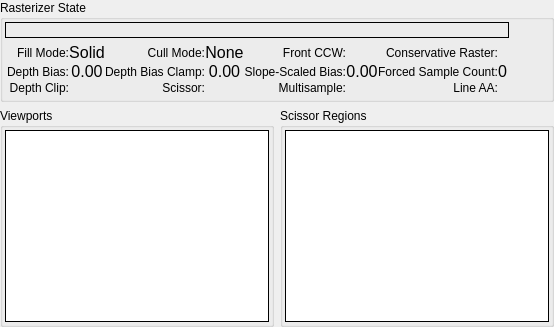
     <widget class="QWidget" name="RS">
      <attribute name="title">
       <string>Rasterizer</string>
      </attribute>
      <layout class="QGridLayout" name="gridLayout_2">
       <property name="leftMargin">
        <number>0</number>
       </property>
       <property name="topMargin">
        <number>0</number>
       </property>
       <property name="rightMargin">
        <number>0</number>
       </property>
       <property name="bottomMargin">
        <number>0</number>
       </property>
       <item row="0" column="0" colspan="2">
        <widget class="QGroupBox" name="rasterizerGroup">
         <property name="title">
          <string>Rasterizer State</string>
         </property>
         <layout class="QGridLayout" name="gridLayout_7">
          <property name="leftMargin">
           <number>2</number>
          </property>
          <property name="topMargin">
           <number>2</number>
          </property>
          <property name="rightMargin">
           <number>2</number>
          </property>
          <property name="bottomMargin">
           <number>2</number>
          </property>
          <property name="horizontalSpacing">
           <number>2</number>
          </property>
          <property name="verticalSpacing">
           <number>3</number>
          </property>
          <item row="1" column="0" colspan="2">
           <layout class="QGridLayout" name="rasterizerGridLayout">
            <property name="leftMargin">
             <number>2</number>
            </property>
            <property name="topMargin">
             <number>2</number>
            </property>
            <property name="rightMargin">
             <number>2</number>
            </property>
            <property name="bottomMargin">
             <number>2</number>
            </property>
            <property name="spacing">
             <number>0</number>
            </property>
            <item row="1" column="5">
             <widget class="QLabel" name="slopeScaledBias">
              <property name="font">
               <font>
                <pointsize>12</pointsize>
               </font>
              </property>
              <property name="text">
               <string>0.00</string>
              </property>
              <property name="alignment">
               <set>Qt::AlignCenter</set>
              </property>
              <property name="margin">
               <number>4</number>
              </property>
             </widget>
            </item>
            <item row="2" column="6">
             <widget class="QLabel" name="lineAALabel">
              <property name="text">
               <string>Line AA:</string>
              </property>
              <property name="alignment">
               <set>Qt::AlignRight|Qt::AlignTrailing|Qt::AlignVCenter</set>
              </property>
              <property name="wordWrap">
               <bool>true</bool>
              </property>
             </widget>
            </item>
            <item row="2" column="0">
             <widget class="QLabel" name="depthClipLabel">
              <property name="text">
               <string>Depth Clip:</string>
              </property>
              <property name="alignment">
               <set>Qt::AlignRight|Qt::AlignTrailing|Qt::AlignVCenter</set>
              </property>
              <property name="wordWrap">
               <bool>true</bool>
              </property>
             </widget>
            </item>
            <item row="0" column="1">
             <widget class="QLabel" name="fillMode">
              <property name="font">
               <font>
                <pointsize>12</pointsize>
               </font>
              </property>
              <property name="text">
               <string>Solid</string>
              </property>
              <property name="alignment">
               <set>Qt::AlignCenter</set>
              </property>
              <property name="margin">
               <number>4</number>
              </property>
             </widget>
            </item>
            <item row="0" column="6">
             <widget class="QLabel" name="conservativeRasterLabel">
              <property name="text">
               <string>Conservative Raster:</string>
              </property>
              <property name="alignment">
               <set>Qt::AlignRight|Qt::AlignTrailing|Qt::AlignVCenter</set>
              </property>
              <property name="wordWrap">
               <bool>true</bool>
              </property>
             </widget>
            </item>
            <item row="1" column="2">
             <widget class="QLabel" name="depthBiasClampLabel">
              <property name="text">
               <string>Depth Bias Clamp:</string>
              </property>
              <property name="alignment">
               <set>Qt::AlignRight|Qt::AlignTrailing|Qt::AlignVCenter</set>
              </property>
              <property name="wordWrap">
               <bool>true</bool>
              </property>
             </widget>
            </item>
            <item row="0" column="3">
             <widget class="QLabel" name="cullMode">
              <property name="font">
               <font>
                <pointsize>12</pointsize>
               </font>
              </property>
              <property name="text">
               <string>None</string>
              </property>
              <property name="alignment">
               <set>Qt::AlignCenter</set>
              </property>
              <property name="margin">
               <number>4</number>
              </property>
             </widget>
            </item>
            <item row="1" column="4">
             <widget class="QLabel" name="slopeScaledBiasLabel">
              <property name="text">
               <string>Slope-Scaled Bias:</string>
              </property>
              <property name="alignment">
               <set>Qt::AlignRight|Qt::AlignTrailing|Qt::AlignVCenter</set>
              </property>
              <property name="wordWrap">
               <bool>true</bool>
              </property>
             </widget>
            </item>
            <item row="2" column="7">
             <widget class="QLabel" name="lineAA">
              <property name="text">
               <string/>
              </property>
              <property name="pixmap">
               <pixmap resource="../../Resources/resources.qrc">:/cross.png</pixmap>
              </property>
              <property name="alignment">
               <set>Qt::AlignCenter</set>
              </property>
              <property name="margin">
               <number>4</number>
              </property>
             </widget>
            </item>
            <item row="0" column="7">
             <widget class="QLabel" name="conservativeRaster">
              <property name="text">
               <string/>
              </property>
              <property name="pixmap">
               <pixmap resource="../../Resources/resources.qrc">:/cross.png</pixmap>
              </property>
              <property name="alignment">
               <set>Qt::AlignCenter</set>
              </property>
              <property name="margin">
               <number>4</number>
              </property>
             </widget>
            </item>
            <item row="2" column="5">
             <widget class="QLabel" name="multisample">
              <property name="text">
               <string/>
              </property>
              <property name="pixmap">
               <pixmap resource="../../Resources/resources.qrc">:/cross.png</pixmap>
              </property>
              <property name="alignment">
               <set>Qt::AlignCenter</set>
              </property>
              <property name="margin">
               <number>4</number>
              </property>
             </widget>
            </item>
            <item row="1" column="7">
             <widget class="QLabel" name="forcedSampleCount">
              <property name="font">
               <font>
                <pointsize>12</pointsize>
               </font>
              </property>
              <property name="text">
               <string>0</string>
              </property>
              <property name="alignment">
               <set>Qt::AlignCenter</set>
              </property>
              <property name="margin">
               <number>4</number>
              </property>
             </widget>
            </item>
            <item row="0" column="5">
             <widget class="QLabel" name="frontCCW">
              <property name="text">
               <string/>
              </property>
              <property name="pixmap">
               <pixmap resource="../../Resources/resources.qrc">:/cross.png</pixmap>
              </property>
              <property name="alignment">
               <set>Qt::AlignCenter</set>
              </property>
              <property name="margin">
               <number>4</number>
              </property>
             </widget>
            </item>
            <item row="0" column="4">
             <widget class="QLabel" name="frontCCWLabel">
              <property name="text">
               <string>Front CCW:</string>
              </property>
              <property name="alignment">
               <set>Qt::AlignRight|Qt::AlignTrailing|Qt::AlignVCenter</set>
              </property>
              <property name="wordWrap">
               <bool>true</bool>
              </property>
             </widget>
            </item>
            <item row="1" column="6">
             <widget class="QLabel" name="forcedSampleCountLabel">
              <property name="text">
               <string>Forced Sample Count:</string>
              </property>
              <property name="alignment">
               <set>Qt::AlignRight|Qt::AlignTrailing|Qt::AlignVCenter</set>
              </property>
              <property name="wordWrap">
               <bool>true</bool>
              </property>
             </widget>
            </item>
            <item row="2" column="4">
             <widget class="QLabel" name="multisampleLabel">
              <property name="text">
               <string>Multisample:</string>
              </property>
              <property name="alignment">
               <set>Qt::AlignRight|Qt::AlignTrailing|Qt::AlignVCenter</set>
              </property>
              <property name="wordWrap">
               <bool>true</bool>
              </property>
             </widget>
            </item>
            <item row="1" column="1">
             <widget class="QLabel" name="depthBias">
              <property name="font">
               <font>
                <pointsize>12</pointsize>
               </font>
              </property>
              <property name="text">
               <string>0.00</string>
              </property>
              <property name="alignment">
               <set>Qt::AlignCenter</set>
              </property>
              <property name="margin">
               <number>4</number>
              </property>
             </widget>
            </item>
            <item row="1" column="3">
             <widget class="QLabel" name="depthBiasClamp">
              <property name="font">
               <font>
                <pointsize>12</pointsize>
               </font>
              </property>
              <property name="text">
               <string>0.00</string>
              </property>
              <property name="alignment">
               <set>Qt::AlignCenter</set>
              </property>
              <property name="margin">
               <number>4</number>
              </property>
             </widget>
            </item>
            <item row="0" column="2">
             <widget class="QLabel" name="cullModeLabel">
              <property name="text">
               <string>Cull Mode:</string>
              </property>
              <property name="alignment">
               <set>Qt::AlignRight|Qt::AlignTrailing|Qt::AlignVCenter</set>
              </property>
              <property name="wordWrap">
               <bool>true</bool>
              </property>
             </widget>
            </item>
            <item row="0" column="0">
             <widget class="QLabel" name="fillModeLabel">
              <property name="text">
               <string>Fill Mode:</string>
              </property>
              <property name="alignment">
               <set>Qt::AlignRight|Qt::AlignTrailing|Qt::AlignVCenter</set>
              </property>
              <property name="wordWrap">
               <bool>true</bool>
              </property>
             </widget>
            </item>
            <item row="2" column="1">
             <widget class="QLabel" name="depthClip">
              <property name="text">
               <string/>
              </property>
              <property name="pixmap">
               <pixmap resource="../../Resources/resources.qrc">:/cross.png</pixmap>
              </property>
              <property name="alignment">
               <set>Qt::AlignCenter</set>
              </property>
              <property name="margin">
               <number>4</number>
              </property>
             </widget>
            </item>
            <item row="1" column="0">
             <widget class="QLabel" name="depthBiasLabel">
              <property name="text">
               <string>Depth Bias:</string>
              </property>
              <property name="alignment">
               <set>Qt::AlignRight|Qt::AlignTrailing|Qt::AlignVCenter</set>
              </property>
              <property name="wordWrap">
               <bool>true</bool>
              </property>
             </widget>
            </item>
            <item row="2" column="3">
             <widget class="QLabel" name="scissorEnabled">
              <property name="text">
               <string/>
              </property>
              <property name="pixmap">
               <pixmap resource="../../Resources/resources.qrc">:/cross.png</pixmap>
              </property>
              <property name="alignment">
               <set>Qt::AlignCenter</set>
              </property>
              <property name="margin">
               <number>4</number>
              </property>
             </widget>
            </item>
            <item row="2" column="2">
             <widget class="QLabel" name="scissorLabel">
              <property name="text">
               <string>Scissor:</string>
              </property>
              <property name="alignment">
               <set>Qt::AlignRight|Qt::AlignTrailing|Qt::AlignVCenter</set>
              </property>
              <property name="wordWrap">
               <bool>true</bool>
              </property>
             </widget>
            </item>
           </layout>
          </item>
          <item row="1" column="2">
           <spacer name="horizontalSpacer_6">
            <property name="orientation">
             <enum>Qt::Horizontal</enum>
            </property>
            <property name="sizeHint" stdset="0">
             <size>
              <width>40</width>
              <height>20</height>
             </size>
            </property>
           </spacer>
          </item>
          <item row="0" column="0" colspan="2">
           <widget class="RDLabel" name="rastState">
            <property name="frameShape">
             <enum>QFrame::Box</enum>
            </property>
            <property name="margin">
             <number>4</number>
            </property>
           </widget>
          </item>
         </layout>
        </widget>
       </item>
       <item row="1" column="0">
        <widget class="QGroupBox" name="viewportsGroup">
         <property name="sizePolicy">
          <sizepolicy hsizetype="Expanding" vsizetype="Expanding">
           <horstretch>0</horstretch>
           <verstretch>0</verstretch>
          </sizepolicy>
         </property>
         <property name="title">
          <string>Viewports</string>
         </property>
         <layout class="QHBoxLayout" name="horizontalLayout_21">
          <property name="leftMargin">
           <number>2</number>
          </property>
          <property name="topMargin">
           <number>2</number>
          </property>
          <property name="rightMargin">
           <number>2</number>
          </property>
          <property name="bottomMargin">
           <number>2</number>
          </property>
          <item>
           <widget class="RDTreeWidget" name="viewports">
            <property name="frameShape">
             <enum>QFrame::Box</enum>
            </property>
            <property name="frameShadow">
             <enum>QFrame::Plain</enum>
            </property>
            <property name="editTriggers">
             <set>QAbstractItemView::NoEditTriggers</set>
            </property>
            <property name="showDropIndicator" stdset="0">
             <bool>false</bool>
            </property>
            <property name="indentation">
             <number>0</number>
            </property>
            <property name="rootIsDecorated">
             <bool>false</bool>
            </property>
            <property name="allColumnsShowFocus">
             <bool>true</bool>
            </property>
            <attribute name="headerMinimumSectionSize">
             <number>50</number>
            </attribute>
           </widget>
          </item>
         </layout>
        </widget>
       </item>
       <item row="1" column="1">
        <widget class="QGroupBox" name="scissorGroup">
         <property name="sizePolicy">
          <sizepolicy hsizetype="Expanding" vsizetype="Expanding">
           <horstretch>0</horstretch>
           <verstretch>0</verstretch>
          </sizepolicy>
         </property>
         <property name="title">
          <string>Scissor Regions</string>
         </property>
         <layout class="QHBoxLayout" name="horizontalLayout_22">
          <property name="leftMargin">
           <number>2</number>
          </property>
          <property name="topMargin">
           <number>2</number>
          </property>
          <property name="rightMargin">
           <number>2</number>
          </property>
          <property name="bottomMargin">
           <number>2</number>
          </property>
          <item>
           <widget class="RDTreeWidget" name="scissors">
            <property name="frameShape">
             <enum>QFrame::Box</enum>
            </property>
            <property name="frameShadow">
             <enum>QFrame::Plain</enum>
            </property>
            <property name="editTriggers">
             <set>QAbstractItemView::NoEditTriggers</set>
            </property>
            <property name="showDropIndicator" stdset="0">
             <bool>false</bool>
            </property>
            <property name="indentation">
             <number>0</number>
            </property>
            <property name="rootIsDecorated">
             <bool>false</bool>
            </property>
            <property name="allColumnsShowFocus">
             <bool>true</bool>
            </property>
            <attribute name="headerMinimumSectionSize">
             <number>50</number>
            </attribute>
           </widget>
          </item>
         </layout>
        </widget>
       </item>
      </layout>
     </widget>
